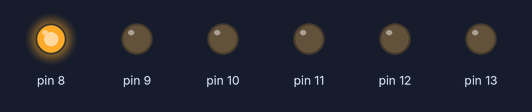
The sketch below on a simulated Arduino Uno, built with avr-gcc and run on an emulated ATmega328P. On the bench: output pins drawn as LEDs (lit = HIGH).

Above: at 0.02 s.
At 0.72 s:
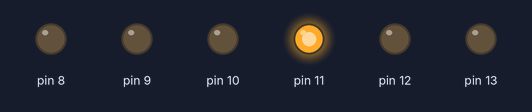
At 1.02 s:
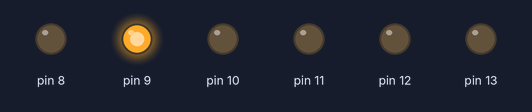
At 1.47 s:
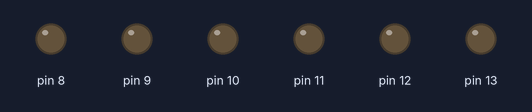
At 2.22 s:
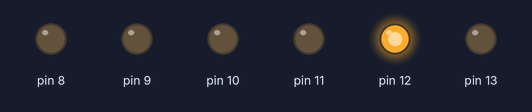
At 2.92 s:
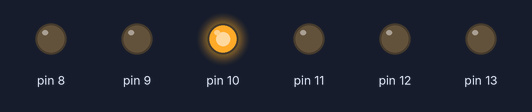
Timing chart, 0 to 3.2 s (numbered marks = the images above):
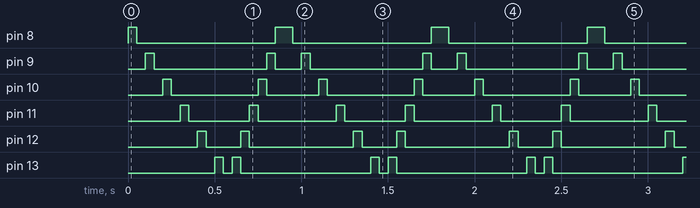

The sketch:

funciones.ino
```cpp
int tiempo = 50; // int -32 768 ...0.. 32 767
int pin;
void setup() {
  // put your setup code here, to run once:
  for (pin = 8; pin <= 13; pin++) {
    pinMode(pin, OUTPUT);
  }

}

void loop() {
  // put your main code here, to run repeatedly:
  secuencia_uno();
  secuencia_dos();
}

void secuencia_uno(){
  for(pin = 8; pin <=13;pin++){
    digitalWrite(pin,HIGH);
    delay(tiempo);
    digitalWrite(pin,LOW);
    delay(tiempo);
    }
  }

  void secuencia_dos(){
    for(pin = 13; pin >=8; pin--){
      digitalWrite(pin,HIGH);
      delay(tiempo);
      digitalWrite(pin,LOW);
      }
    }
```

Measured:
- by itself, pin 8: alternates HIGH for 0.10 s and LOW for 0.80 s
- by itself, pin 9: repeats every 0.90 s: LOW 0.65 s, HIGH 0.05 s, LOW 0.15 s, HIGH 0.05 s
- by itself, pin 10: repeats every 0.90 s: LOW 0.50 s, HIGH 0.05 s, LOW 0.30 s, HIGH 0.05 s
- by itself, pin 11: repeats every 0.90 s: LOW 0.35 s, HIGH 0.05 s, LOW 0.45 s, HIGH 0.05 s
- by itself, pin 12: repeats every 0.90 s: LOW 0.20 s, HIGH 0.05 s, LOW 0.60 s, HIGH 0.05 s
- by itself, pin 13: repeats every 0.90 s: LOW 0.05 s, HIGH 0.05 s, LOW 0.75 s, HIGH 0.05 s
